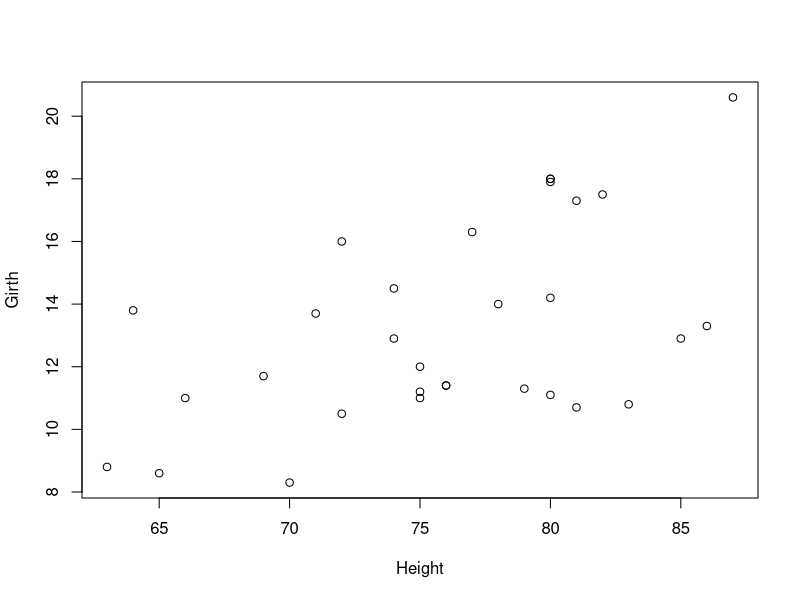
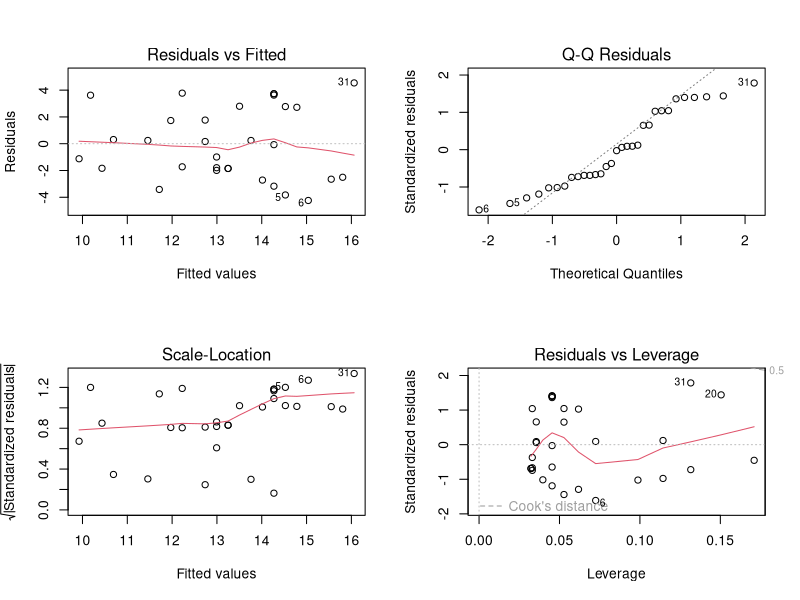
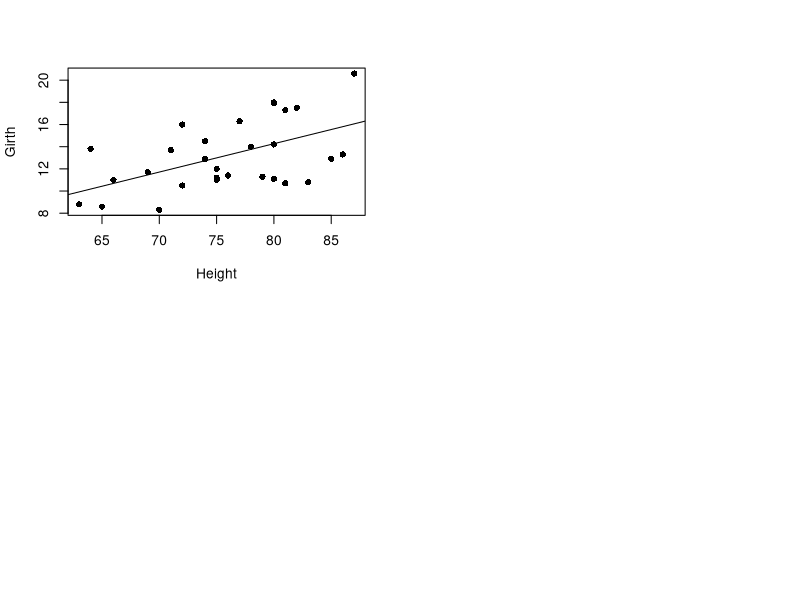
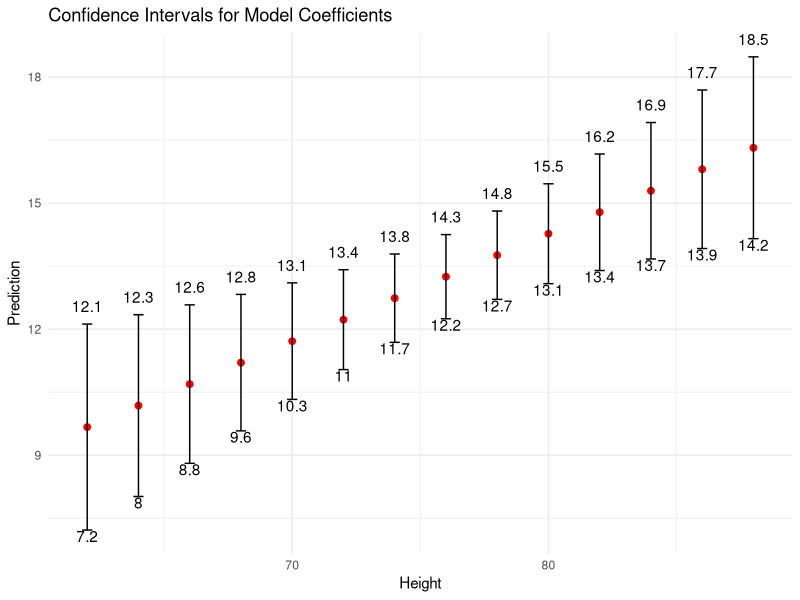
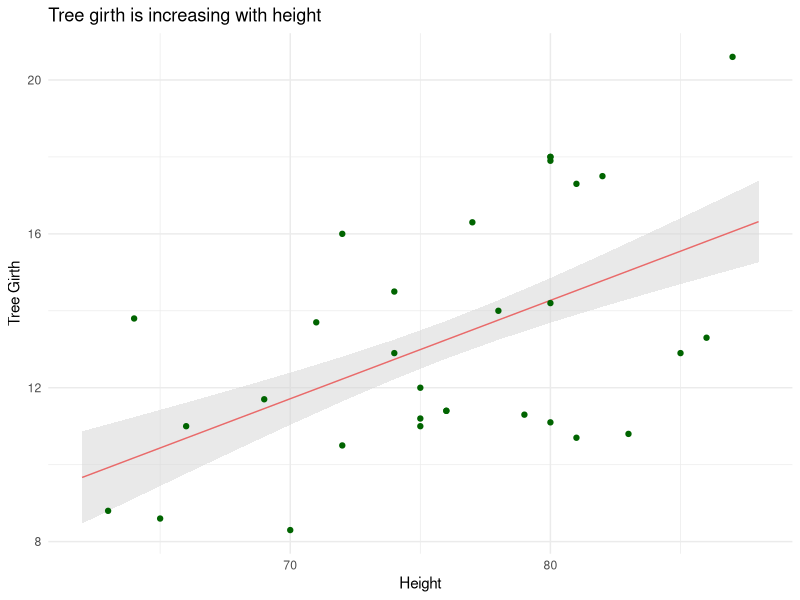
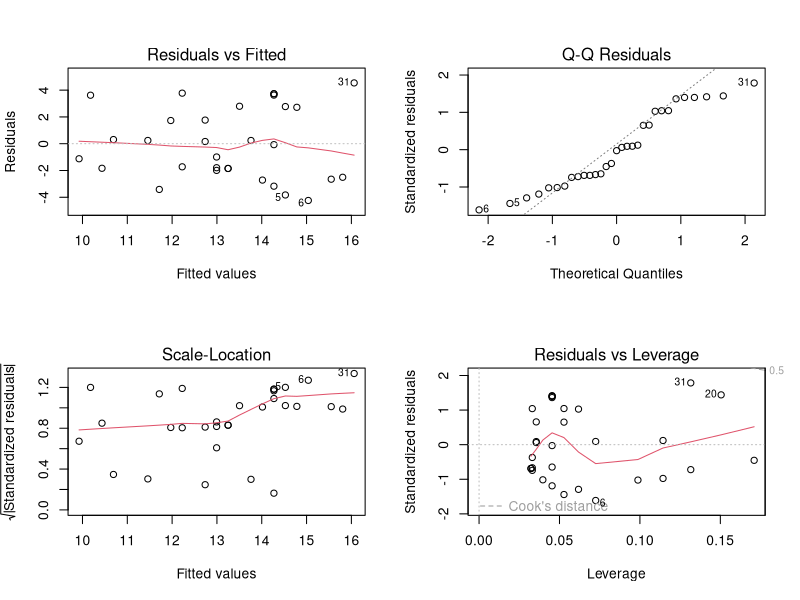
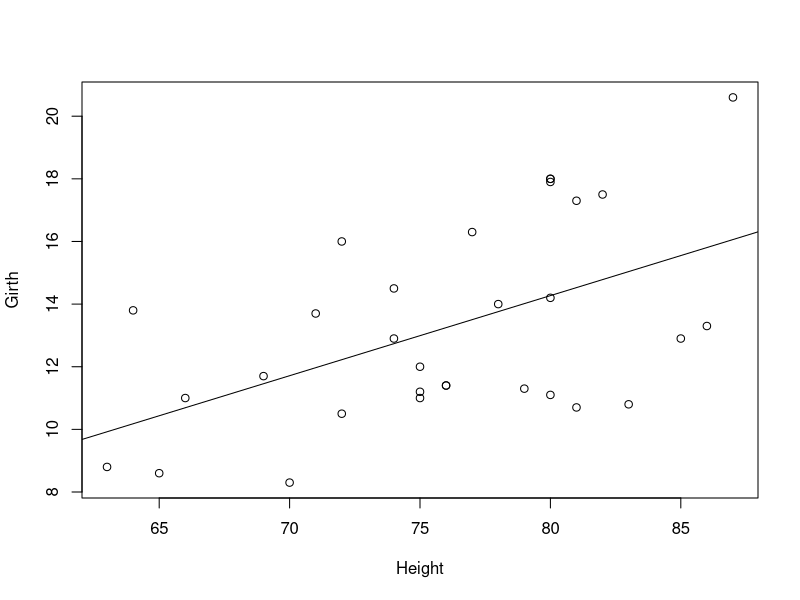
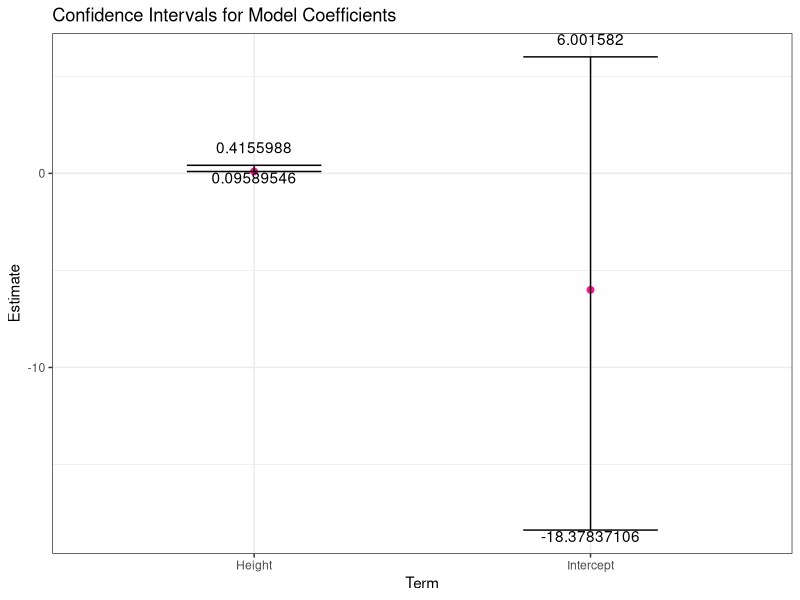

The R source for these figures, in order:
# Tutorial draft
# We begin by taking a look at confidence intervals for a simple trees dataset
# Load packages ----
library(ggplot2)

# Loading data
data(trees)

# Build a linear model for trees  
plot(Girth ~ Height, data = trees)
model <- lm(Girth ~ Height, data = trees)
summary(model)
coef(model)

# Plot to check no violation of assumptions
par(mfrow = c(2,2))
plot(model)
# seems okay no clear violation!

# Save  plot to figures folder
png("figures/model_1.png")
par(mfrow = c(2,2))
plot(model)
dev.off()

plot(Girth ~ Height, data = trees, pch = 16)
abline(model)

# Save  plot to figures folder
png("figures/model_2.png")
plot(Girth ~ Height, data = trees)
abline(model)
dev.off()


# We will now find Confidence intervals for our model.
# R has a built in function to find confidence intervals, however we will manually find these intervals and then test against the function
# We need an understanding of how to find the mean, standard error, t-score, and margins of error
model <- lm(Girth ~ Height, data = trees)

# Learning how to construct a confidence interval in essential in ecology, as we often need to fully understand how to analyse a confidence interval.
# We will print the summary of our model then extract the relevant information
(sum_m <- summary(model))

# We extract the models coeeficients from the estimates in our summary 
model_est <- coef(model)
# We extract the standard errors
model_se <- sum_m$coefficients[, 2]  # the use of 2 takes us to the coeffecients then the 2nd column

# We now find our sample size
sample <- length(trees$Girth)

# We now find the degrees of freedom
# In a simple linear regression model with one predictor variable, 
# the degrees of freedom is calculated as n – 2, where n is the total number of observations.

degrees_freedom <- sample - 2 
degrees_freedom

# Calculate t-score for 95% confidence interval
# We use the qt function here!
alpha <- 0.05 # alpha is 0.05 for a 95% conf interval
score <- qt(p = alpha / 2, df = degrees_freedom, lower.tail = FALSE)

# Calculate margin of error for the coefficients
margin <- score * model_se

# Calculate the confidence intervals (lower and upper bounds)
lower_bounds <- model_est - margin
upper_bounds <- model_est + margin

# Print the confidence intervals
print(cbind(lower_bounds, upper_bounds))


# Compare to the built in r function!
confint(model, level=0.95)

# We will now learn to plot confidence intervals in R!

library(ggplot2)

# Model coefficients and confidence intervals into a data frame
coef_data <- data.frame(
  term = c("Intercept", "Height"),
  estimate = c(-6.0015820, 0.09589546),  # The point estimates of the coefficients
  lower = c(-18.37837106, 0.09589546),  # Lower bounds of the confidence intervals
  upper = c(6.0015820, 0.4155988)       # Upper bounds of the confidence intervals
)
coef_data
# Create the plot

# 95% conf intervals!!
conf_int <- (ggplot(data = coef_data) +
  geom_point(aes(x = term, y = estimate), color = "deeppink", size = 2) +
  geom_errorbar(aes(x = term, ymin = lower, ymax = upper), width = 0.4, color = "black", size = 0.5)+
  geom_text(aes(x = term, y = lower, label = lower,  vjust = 1)) +
  geom_text(aes(x = term, y = upper, label = upper,  vjust = -1)) +
  theme_minimal() +
    theme_bw() +
  labs(title = "Confidence Intervals for Model Coefficients",
       x = "Term", 
       y = "Estimate"))
  
ggsave("figures/Conf-Int.png", 
       plot = conf_int, 
       width = 10, 
       height = 5)

# Have a think, what kind of confidence intervals do we want?
# Narrow confidence intervals show more precision within a model.



library(ggeffects)  # install the package first if you haven't already, then load it

# We have seen how to model the coefficients and the confidence intervals, what about the data we predict?
# Often when working with data in ecology, we want to predict what our future model might look like
# So far, we have plotted confidence intervals for the model parameters - the intercept and slope
# You might be thinking but what about future predictions?
# Good question, lets find out!!

# R has a prediction function within the `ggeffects` package. We can find confidence levels in future predictions.

# Extract the prediction data frame
pred_m <- ggpredict(model, terms = c("Height"))  # this gives overall predictions for the Height
pred_m
print(pred_m, n=Inf)
# Plot the predictions 

conf_2 <- (ggplot() +
  geom_point(data = trees, aes(x = Height, y = Girth), color = "darkgreen") +
  geom_line(data = pred_m, aes(x = x, y = predicted), color = "red") +
  geom_ribbon(data = pred_m, aes(x = x, ymin = conf.low, ymax = conf.high), 
              fill = "lightgrey", alpha = 0.5) + # add the 95% confidence intervals 
  theme_minimal() +
    theme_bw() +
  labs(x = "Height", y = "Tree Girth", 
       title = "Tree girth is increasing with height")  )

ggsave("figures/Conf-Int-2.png", 
       plot = conf_2, 
       width = 10, 
       height = 5)

# 95% conf intervals!!
ggplot(data = pred_m) +
  geom_point(aes(x = x, y = predicted), color = "red", size = 2) +
  geom_errorbar(aes(x = x, ymin = conf.low, ymax = conf.high), width = 0.4, color = "black", size = 0.5)+
  geom_text(aes(x = x, y = conf.low, label = round(conf.low, 1),  vjust = 1)) +
  geom_text(aes(x = x, y = conf.high, label = round(conf.high, 1),  vjust = -1)) +
  theme_minimal() +
  labs(title = "Confidence Intervals for Model Coefficients",
       x = "Height", 
       y = "Prediction")


# We notice that we have little data points within the `tree` data, hence, we might want to work with a larger
# data set for more accurate results.

(ggplot(pred_m) + 
    geom_line(aes(x = x, y = predicted), color = "red") +  # slope
    geom_ribbon(aes(x = x, ymin = predicted - std.error, ymax = predicted + std.error), 
                fill = "lightgrey", alpha = 0.5) +  # add the error band
    geom_point(data = trees,                      # adding the raw data 
               aes(x = Height, y = Girth), color = "darkgreen") + 
    labs(x = "Height", y = "Tree Girth", 
         title = "Tree girth is increasing with height") + 
    theme_minimal()
)

# We may now ask but what is the difference between a confidence interval and a prediction interval?
# Good question, lets find out!

# A prediction interval is less certain than a confidence interval. 
# A prediction interval predicts an individual number, whereas a confidence interval predicts the mean value

#create data frame with three new values for height
new_height <- data.frame(Height= c(90, 100, 110))

#use the fitted model to predict the value for Girth based on the three new values
#for height
predict(model, newdata = new_height)
# example: For a tree with tree height of 90, the predicted tree girth is 16.76 

# create the prediction intervals
predict(model, newdata = new_height, interval = "predict", level = 0.95)
# 95% prediction interval for Tree girth with a height of 90 is 10.58 to 22.93
# level has a default at 95%

# Plot the prediction intervals 
# use model to create prediction intervals

predictions <- predict(model, newdata = trees, interval = "predict", level = 0.95)

#create dataset that contains original data along with prediction intervals
combined <- cbind(trees, predictions) # Add new column to combined

predict_plot <- (ggplot(combined, aes(x = Height, 
                     y = Girth)) + #define x and y axis variables
  geom_point() + #add raw data points
  stat_smooth(method = lm) + # Confidence intervals 
  geom_line(aes(y = lwr), col = "red", linetype = "dashed") + #lower prediction interval
  geom_line(aes(y = upr), col = "red", linetype = "dashed")) #upper prediction interval

ggsave("figures/Prediction-plot.png", 
       plot = predict_plot, 
       width = 10, 
       height = 5)

# What do we expect when we move to a 99% prediction interval?
